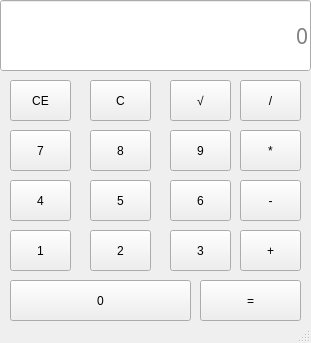
<?xml version="1.0" encoding="UTF-8"?>
<ui version="4.0">
 <class>MainWindow</class>
 <widget class="QMainWindow" name="MainWindow">
  <property name="geometry">
   <rect>
    <x>0</x>
    <y>0</y>
    <width>311</width>
    <height>343</height>
   </rect>
  </property>
  <property name="minimumSize">
   <size>
    <width>311</width>
    <height>343</height>
   </size>
  </property>
  <property name="maximumSize">
   <size>
    <width>311</width>
    <height>343</height>
   </size>
  </property>
  <property name="windowTitle">
   <string>MainWindow</string>
  </property>
  <widget class="QWidget" name="centralwidget">
   <widget class="QPushButton" name="pushButton_multiplication">
    <property name="geometry">
     <rect>
      <x>240</x>
      <y>130</y>
      <width>61</width>
      <height>41</height>
     </rect>
    </property>
    <property name="text">
     <string>*</string>
    </property>
   </widget>
   <widget class="QLineEdit" name="lineEdit">
    <property name="geometry">
     <rect>
      <x>0</x>
      <y>0</y>
      <width>311</width>
      <height>71</height>
     </rect>
    </property>
    <property name="font">
     <font>
      <family>Microsoft YaHei Light</family>
      <pointsize>16</pointsize>
     </font>
    </property>
    <property name="mouseTracking">
     <bool>true</bool>
    </property>
    <property name="focusPolicy">
     <enum>Qt::WheelFocus</enum>
    </property>
    <property name="contextMenuPolicy">
     <enum>Qt::DefaultContextMenu</enum>
    </property>
    <property name="toolTip">
     <string/>
    </property>
    <property name="whatsThis">
     <string/>
    </property>
    <property name="accessibleName">
     <string/>
    </property>
    <property name="accessibleDescription">
     <string>0</string>
    </property>
    <property name="layoutDirection">
     <enum>Qt::RightToLeft</enum>
    </property>
    <property name="autoFillBackground">
     <bool>true</bool>
    </property>
    <property name="inputMask">
     <string/>
    </property>
    <property name="text">
     <string/>
    </property>
    <property name="frame">
     <bool>true</bool>
    </property>
    <property name="echoMode">
     <enum>QLineEdit::Normal</enum>
    </property>
    <property name="cursorPosition">
     <number>0</number>
    </property>
    <property name="alignment">
     <set>Qt::AlignRight|Qt::AlignTrailing|Qt::AlignVCenter</set>
    </property>
    <property name="dragEnabled">
     <bool>false</bool>
    </property>
    <property name="readOnly">
     <bool>false</bool>
    </property>
    <property name="placeholderText">
     <string>0</string>
    </property>
    <property name="cursorMoveStyle">
     <enum>Qt::LogicalMoveStyle</enum>
    </property>
    <property name="clearButtonEnabled">
     <bool>false</bool>
    </property>
   </widget>
   <widget class="QPushButton" name="pushButton_CE">
    <property name="geometry">
     <rect>
      <x>10</x>
      <y>80</y>
      <width>61</width>
      <height>41</height>
     </rect>
    </property>
    <property name="text">
     <string>CE</string>
    </property>
   </widget>
   <widget class="QPushButton" name="pushButton_C">
    <property name="geometry">
     <rect>
      <x>90</x>
      <y>80</y>
      <width>61</width>
      <height>41</height>
     </rect>
    </property>
    <property name="text">
     <string>C</string>
    </property>
   </widget>
   <widget class="QPushButton" name="pushButton_division">
    <property name="geometry">
     <rect>
      <x>240</x>
      <y>80</y>
      <width>61</width>
      <height>41</height>
     </rect>
    </property>
    <property name="text">
     <string>/</string>
    </property>
   </widget>
   <widget class="QPushButton" name="pushButton_plus">
    <property name="geometry">
     <rect>
      <x>240</x>
      <y>230</y>
      <width>61</width>
      <height>41</height>
     </rect>
    </property>
    <property name="text">
     <string>+</string>
    </property>
   </widget>
   <widget class="QPushButton" name="pushButton_minus">
    <property name="geometry">
     <rect>
      <x>240</x>
      <y>180</y>
      <width>61</width>
      <height>41</height>
     </rect>
    </property>
    <property name="text">
     <string>-</string>
    </property>
   </widget>
   <widget class="QPushButton" name="pushButton_0">
    <property name="geometry">
     <rect>
      <x>10</x>
      <y>280</y>
      <width>181</width>
      <height>41</height>
     </rect>
    </property>
    <property name="text">
     <string>0</string>
    </property>
   </widget>
   <widget class="QPushButton" name="pushButton_1">
    <property name="geometry">
     <rect>
      <x>10</x>
      <y>230</y>
      <width>61</width>
      <height>41</height>
     </rect>
    </property>
    <property name="text">
     <string>1</string>
    </property>
   </widget>
   <widget class="QPushButton" name="pushButton_2">
    <property name="geometry">
     <rect>
      <x>90</x>
      <y>230</y>
      <width>61</width>
      <height>41</height>
     </rect>
    </property>
    <property name="text">
     <string>2</string>
    </property>
   </widget>
   <widget class="QPushButton" name="pushButton_3">
    <property name="geometry">
     <rect>
      <x>170</x>
      <y>230</y>
      <width>61</width>
      <height>41</height>
     </rect>
    </property>
    <property name="text">
     <string>3</string>
    </property>
   </widget>
   <widget class="QPushButton" name="pushButton_4">
    <property name="geometry">
     <rect>
      <x>10</x>
      <y>180</y>
      <width>61</width>
      <height>41</height>
     </rect>
    </property>
    <property name="text">
     <string>4</string>
    </property>
   </widget>
   <widget class="QPushButton" name="pushButton_5">
    <property name="geometry">
     <rect>
      <x>90</x>
      <y>180</y>
      <width>61</width>
      <height>41</height>
     </rect>
    </property>
    <property name="text">
     <string>5</string>
    </property>
   </widget>
   <widget class="QPushButton" name="pushButton_6">
    <property name="geometry">
     <rect>
      <x>170</x>
      <y>180</y>
      <width>61</width>
      <height>41</height>
     </rect>
    </property>
    <property name="text">
     <string>6</string>
    </property>
   </widget>
   <widget class="QPushButton" name="pushButton_7">
    <property name="geometry">
     <rect>
      <x>10</x>
      <y>130</y>
      <width>61</width>
      <height>41</height>
     </rect>
    </property>
    <property name="text">
     <string>7</string>
    </property>
   </widget>
   <widget class="QPushButton" name="pushButton_8">
    <property name="geometry">
     <rect>
      <x>90</x>
      <y>130</y>
      <width>61</width>
      <height>41</height>
     </rect>
    </property>
    <property name="text">
     <string>8</string>
    </property>
   </widget>
   <widget class="QPushButton" name="pushButton_9">
    <property name="geometry">
     <rect>
      <x>170</x>
      <y>130</y>
      <width>61</width>
      <height>41</height>
     </rect>
    </property>
    <property name="text">
     <string>9</string>
    </property>
   </widget>
   <widget class="QPushButton" name="pushButton_square">
    <property name="geometry">
     <rect>
      <x>170</x>
      <y>80</y>
      <width>61</width>
      <height>41</height>
     </rect>
    </property>
    <property name="text">
     <string>√</string>
    </property>
   </widget>
   <widget class="QPushButton" name="pushButton_result">
    <property name="geometry">
     <rect>
      <x>200</x>
      <y>280</y>
      <width>101</width>
      <height>41</height>
     </rect>
    </property>
    <property name="text">
     <string>=</string>
    </property>
   </widget>
  </widget>
  <widget class="QMenuBar" name="menubar">
   <property name="geometry">
    <rect>
     <x>0</x>
     <y>0</y>
     <width>311</width>
     <height>21</height>
    </rect>
   </property>
  </widget>
  <widget class="QStatusBar" name="statusbar"/>
 </widget>
 <resources/>
 <connections/>
</ui>
